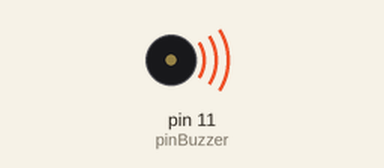
Simulated run of this sketch. Board: Arduino Uno, built with avr-gcc and run on an emulated ATmega328P. Shown: buzzer (waves = sounding, pin HIGH).

Above: at 0.5 s.
Timing chart, 0 to 4.6 s (numbered marks = the images above):
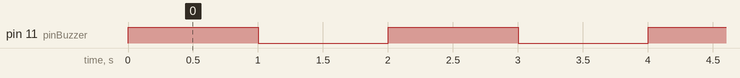

The sketch:

buzzer.ino
```cpp
const int pinBuzzer = 11;

void setup()
{
  pinMode(pinBuzzer,OUTPUT);
}

void loop()
{
 digitalWrite(pinBuzzer,HIGH);

 delay(1000);

 digitalWrite(pinBuzzer,LOW);

 delay(1000);
  /*tone(pinBuzzer, 39);
  delay(1000);
  tone(pinBuzzer,0);
  delay(2000);
*/
}
```

Measured:
- by itself, pin 11 (pinBuzzer): alternates HIGH for 1.0 s and LOW for 1.0 s
